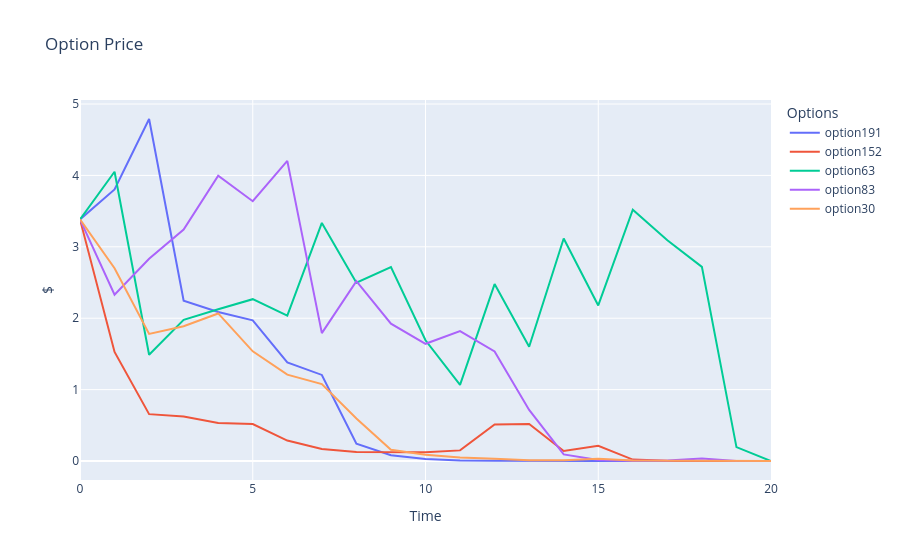

Source (notebook cell):
### Code cell
fig = go.Figure()

# Add traces for each column
for column in option_prices.columns[values]:
    fig.add_trace(go.Scatter(x=option_prices.index, y=option_prices[column], mode='lines', name=f"option{column}"))

# Update layout
fig.update_layout(
    title='Option Price',
    xaxis_title='Time',
    yaxis_title='$',
    template='plotly',
    legend=dict(title='Options'),
)

# Show the plot
fig.show()

### Figure 1 — Plotly figure (JSON) as saved in the notebook; plotly's stock layout.template omitted (floating-point values rounded to 4 significant figures)
{"data": [{"mode": "lines", "name": "option191", "type": "scatter", "x": [0, 1, 2, 3, 4, 5, 6, 7, 8, 9, 10, 11, 12, 13, 14, 15, 16, 17, 18, 19, 20], "y": [3.384, 3.803, 4.79, 2.245, 2.087, 1.971, 1.382, 1.205, 0.2413, 0.07986, 0.02668, 0.008129, 0.00445, 0.00033, 4.532e-05, 3.865e-06, 5.179e-08, 2.282e-09, 1.74e-14, 4.013e-32, 0]}, {"mode": "lines", "name": "option152", "type": "scatter", "x": [0, 1, 2, 3, 4, 5, 6, 7, 8, 9, 10, 11, 12, 13, 14, 15, 16, 17, 18, 19, 20], "y": [3.384, 1.528, 0.6564, 0.6226, 0.5309, 0.5166, 0.2867, 0.1681, 0.1268, 0.1237, 0.1219, 0.1487, 0.5106, 0.5187, 0.1399, 0.2123, 0.01956, 0.001862, 0.002047, 5.348e-07, 0]}, {"mode": "lines", "name": "option63", "type": "scatter", "x": [0, 1, 2, 3, 4, 5, 6, 7, 8, 9, 10, 11, 12, 13, 14, 15, 16, 17, 18, 19, 20], "y": [3.384, 4.051, 1.488, 1.977, 2.126, 2.267, 2.037, 3.334, 2.497, 2.717, 1.691, 1.067, 2.478, 1.6, 3.115, 2.179, 3.52, 3.091, 2.718, 0.1945, 0]}, {"mode": "lines", "name": "option83", "type": "scatter", "x": [0, 1, 2, 3, 4, 5, 6, 7, 8, 9, 10, 11, 12, 13, 14, 15, 16, 17, 18, 19, 20], "y": [3.384, 2.33, 2.834, 3.242, 3.996, 3.638, 4.203, 1.791, 2.519, 1.924, 1.641, 1.82, 1.535, 0.7157, 0.09203, 0.0147, 0.003556, 0.008647, 0.03455, 0.0008049, 0]}, {"mode": "lines", "name": "option30", "type": "scatter", "x": [0, 1, 2, 3, 4, 5, 6, 7, 8, 9, 10, 11, 12, 13, 14, 15, 16, 17, 18, 19, 20], "y": [3.384, 2.7, 1.78, 1.888, 2.067, 1.536, 1.21, 1.076, 0.5952, 0.1582, 0.0875, 0.0474, 0.0325, 0.00995, 0.01211, 0.0331, 0.005618, 0.002673, 1.036e-06, 7.454e-10, 0]}], "layout": {"legend": {"title": {"text": "Options"}}, "title": {"text": "Option Price"}, "xaxis": {"title": {"text": "Time"}}, "yaxis": {"title": {"text": "$"}}}}
